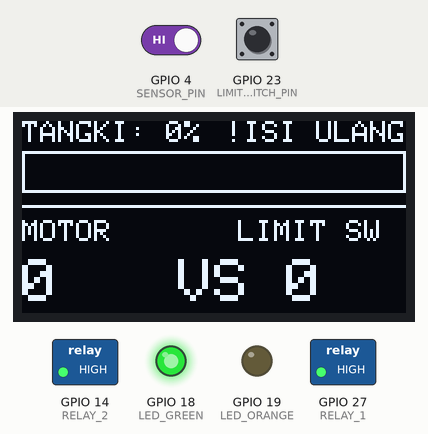
This sketch was run on a simulated ESP32. Shown: 128×64 one-colour display, switched loads named in the sketch (green lamp = pin HIGH), output pins drawn as LEDs (lit = HIGH). The inputs (shaded band) are chosen by the test bench; at power-on: GPIO 4 (SENSOR_PIN) HIGH, GPIO 23 (LIMIT_SWITCH_PIN) HIGH.

Above: at 1.3 s.
1.4 s: GPIO 4 (SENSOR_PIN) driven LOW
At 3.0 s:
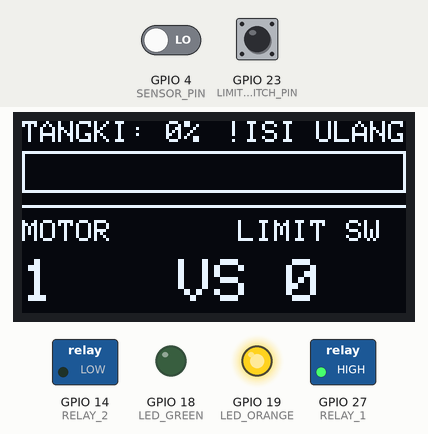
5.4 s: GPIO 23 (LIMIT_SWITCH_PIN) pulled LOW for 0.15 s
At 5.8 s:
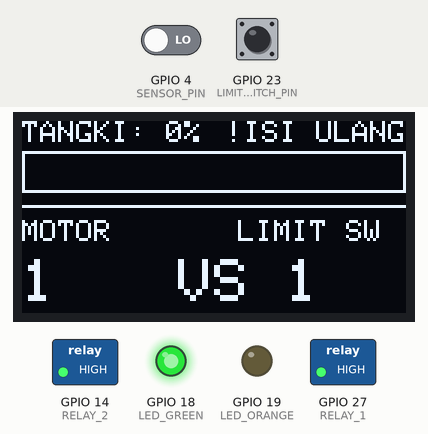
7.0 s: GPIO 23 (LIMIT_SWITCH_PIN) pulled LOW for 1 s
At 7.7 s:
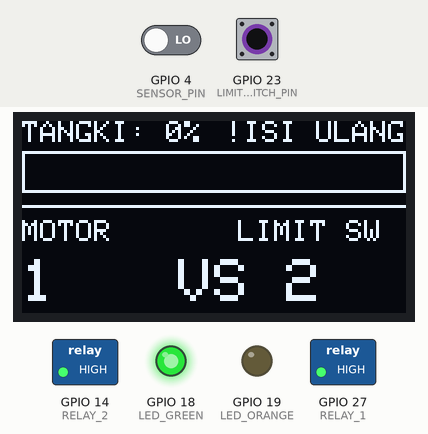
Timing chart, 0 to 10.0 s (numbered marks = the images above; inputs shaded):
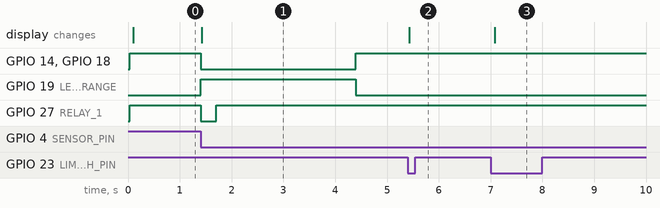

Measured:
- after the input at 1.4 s, GPIO 14 (RELAY_2), GPIO 18 (LED_GREEN): HIGH → LOW at once, → HIGH 3.0 s later; GPIO 19 (LED_ORANGE): LOW → HIGH at once, → LOW 3.0 s later; GPIO 27 (RELAY_1): HIGH → LOW at once, → HIGH 0.30 s later; the display: changes at once (image 1)
- after the input at 5.4 s, the display: changes at once (image 2)
- after the input at 7.0 s, the display: changes after 0.08 s (image 3)

The sketch:

oled_limitSwitch_levelSensor_ledGreen_ledOrange.ino
```cpp
#include <Wire.h>
#include <Adafruit_GFX.h>
#include <Adafruit_SSD1306.h>

// --- KONFIGURASI OLED ---
#define SCREEN_WIDTH 128
#define SCREEN_HEIGHT 64
#define OLED_RESET    -1
Adafruit_SSD1306 display(SCREEN_WIDTH, SCREEN_HEIGHT, &Wire, OLED_RESET);

// --- PIN DEFINITION ---
#define SENSOR_PIN        4   // Sensor alkohol / proximity
#define LIMIT_SWITCH_PIN 23   // Limit switch pintu
#define RELAY_1          27   // Motor Alkohol
#define RELAY_2          14   // Solenoid / Door
#define LED_GREEN        18   // LED Standby
#define LED_ORANGE       19   // LED Ada orang / Pintu Terbuka

// --- SENSOR AJ-SR04M (SERIAL2) ---
#define RX2_PIN 16 // Connect to TX AJ-SR04M
#define TX2_PIN 17 // Connect to RX AJ-SR04M
HardwareSerial SensorSerial(2);

// --- TANGKI CONFIG ---
const float TANK_HEIGHT_CM = 50.0;  // Tinggi total tangki dari sensor ke dasar (cm)
const float MIN_DISTANCE_CM = 5.0;  // Jarak sensor ke cairan saat 100% penuh (cm)
int tankLevelPercent = 0;           // Persentase isi tangki (0 - 100%)
float distanceCm = 0;               // Jarak mentah dari sensor

// Timer untuk pembacaan sensor non-blocking
unsigned long lastSensorReadMillis = 0;
const unsigned long sensorReadInterval = 1000; // Baca sensor tiap 1 detik

// --- VARIABEL COUNTER & STATE EXISTING ---
int motorTriggerCount = 0;   // Jumlah sensor terhalang (Motor Aktif)
int doorClosedCount = 0;     // Jumlah limit switch tertekan

int lastLimitState = HIGH;   // State awal limit switch
int lastSensorState = HIGH;  // State awal sensor

// Variabel Debounce Limit Switch
unsigned long lastDebounceTime = 0;
const unsigned long debounceDelay = 200; // 200ms

// Durasi (ms)
const unsigned long motorTime = 300;   // Waktu Relay 1 ON
const unsigned long doorTime  = 3000;  // Waktu Relay 2 ON

// Timer independen
unsigned long motorStartMillis = 0;
unsigned long doorStartMillis  = 0;

// State status
bool motorActive = false;
bool doorActive  = false;

// --- FUNGSI BACA SENSOR ULTRASONIK AJ-SR04M ---
void readAlcoholLevel() {
  // Kirim trigger byte (0xA0) ke AJ-SR04M Mode Serial
  SensorSerial.write(0xA0);
  delay(50);

  if (SensorSerial.available() >= 3) {
    byte header = SensorSerial.read();
    byte highByte = SensorSerial.read();
    byte lowByte = SensorSerial.read();

    if (header == 0xFF) {
      int distanceMM = (highByte << 8) + lowByte;
      distanceCm = distanceMM / 10.0;

      // Hitung persentase kapasitas tangki
      if (distanceCm >= TANK_HEIGHT_CM) {
        tankLevelPercent = 0;
      } else if (distanceCm <= MIN_DISTANCE_CM) {
        tankLevelPercent = 100;
      } else {
        tankLevelPercent = map(distanceCm, TANK_HEIGHT_CM, MIN_DISTANCE_CM, 0, 100);
        tankLevelPercent = constrain(tankLevelPercent, 0, 100);
      }
    }
  }
}

// --- FUNGSI UPDATE OLED (VERSI SIMPEL & INFORMATIF) ---
void updateOLED() {
  display.clearDisplay();
  display.setTextColor(SSD1306_WHITE);

  // 1. TANGKI ALKOHOL (Atas: Progress Bar Besar + Status Peringatan)
  display.setTextSize(1);
  display.setCursor(0, 0);
  display.print("TANGKI: ");
  display.print(tankLevelPercent);
  display.print("%");

  // Peringatan otomatis jika isi tangki kritis (<= 20%)
  if (tankLevelPercent <= 20) {
    display.setCursor(68, 0);
    display.print("!ISI ULANG");
  }

  // Progress Bar Ukuran Besar (Kapasitas Tangki)
  display.drawRect(0, 10, 128, 14, SSD1306_WHITE); // Garis Luar
  int barWidth = map(tankLevelPercent, 0, 100, 0, 124);
  if (barWidth > 0) {
    display.fillRect(2, 12, barWidth, 10, SSD1306_WHITE); // Isi Bar
  }

  // Garis Pemisah Tengah
  display.drawLine(0, 28, 128, 28, SSD1306_WHITE);

  // 2. COUNTER MOTOR vs LIMIT SWITCH (Bawah: Angka Besar)
  display.setTextSize(1);
  display.setCursor(0, 33);
  display.print("MOTOR");
  display.setCursor(72, 33);
  display.print("LIMIT SW");

  // Display Angka Counter (Size 2)
  display.setTextSize(2);
  display.setCursor(0, 46);
  display.print(motorTriggerCount);

  display.setCursor(52, 46);
  display.print("VS");

  display.setCursor(88, 46);
  display.print(doorClosedCount);

  display.display(); // Refresh layar OLED
}

void setup() {
  Serial.begin(115200);

  // Inisialisasi Serial Hardware 2 untuk AJ-SR04M
  SensorSerial.begin(9600, SERIAL_8N1, RX2_PIN, TX2_PIN);

  // Inisialisasi OLED
  if (!display.begin(SSD1306_SWITCHCAPVCC, 0x3C)) {
    Serial.println(F("OLED SSD1306 gagal diinisialisasi!"));
    for (;;);
  }

  pinMode(SENSOR_PIN, INPUT_PULLUP);
  pinMode(LIMIT_SWITCH_PIN, INPUT_PULLUP);

  pinMode(RELAY_1, OUTPUT);
  pinMode(RELAY_2, OUTPUT);
  pinMode(LED_GREEN, OUTPUT);
  pinMode(LED_ORANGE, OUTPUT);

  // Relay Active LOW (HIGH = OFF)
  digitalWrite(RELAY_1, HIGH);
  digitalWrite(RELAY_2, HIGH);

  // Status Awal Indikator LED
  digitalWrite(LED_GREEN, HIGH);  // Hijau Nyala (Standby)
  digitalWrite(LED_ORANGE, LOW);   // Orange Mati

  // Pembacaan awal level tangki & Render OLED
  readAlcoholLevel();
  updateOLED();
}

void loop() {
  unsigned long currentMillis = millis();
  int currentSensorState = digitalRead(SENSOR_PIN);
  bool stateChanged = false; // Flag untuk render ulang OLED

  // 0. Periodic Level Check (Setiap 1 detik)
  if (currentMillis - lastSensorReadMillis >= sensorReadInterval) {
    lastSensorReadMillis = currentMillis;
    readAlcoholLevel();
    stateChanged = true; // Update tampilan jika ada siklus interval pembacaan
  }

  // 1. Deteksi Sensor Terhalang (Trigger HIGH ke LOW)
  if (currentSensorState == LOW && lastSensorState == HIGH) {
    motorTriggerCount++; // Tambah hitungan motor aktif

    digitalWrite(RELAY_1, LOW);
    motorStartMillis = currentMillis;
    motorActive = true;

    if (!doorActive) {
      digitalWrite(RELAY_2, LOW);
      doorStartMillis = currentMillis;
      doorActive = true;

      digitalWrite(LED_GREEN, LOW);
      digitalWrite(LED_ORANGE, HIGH);
    }
    stateChanged = true;
  }
  lastSensorState = currentSensorState;

  // 2. Timer Relay 1 (Motor)
  if (motorActive && (currentMillis - motorStartMillis >= motorTime)) {
    digitalWrite(RELAY_1, HIGH); // Motor OFF
    motorActive = false;
    stateChanged = true;
  }

  // 3. Timer Relay 2 (Pintu & LED)
  if (doorActive && (currentMillis - doorStartMillis >= doorTime)) {
    digitalWrite(RELAY_2, HIGH); // Pintu OFF
    doorActive = false;

    digitalWrite(LED_GREEN, HIGH);
    digitalWrite(LED_ORANGE, LOW);
    stateChanged = true;
  }

  // 4. Logika Counting Limit Switch + Debounce
  int currentLimitState = digitalRead(LIMIT_SWITCH_PIN);

  if (currentLimitState == LOW && lastLimitState == HIGH) {
    if (currentMillis - lastDebounceTime > debounceDelay) {
      doorClosedCount++; // Tambah hitungan limit switch
      lastDebounceTime = currentMillis;
      stateChanged = true;
    }
  }
  lastLimitState = currentLimitState;

  // 5. Render Ulang OLED Hanya Saat Ada Perubahan State/Count/Interval
  if (stateChanged) {
    updateOLED();
  }
}
```
